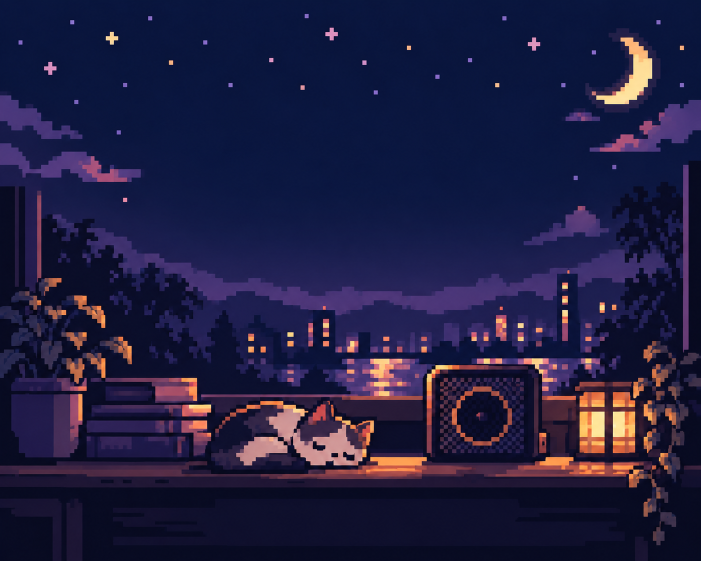
#> input picture resources/idle-night.png, 1402 x 1122 px (shown at 1/2 size)
$ python test-idle-screen.py
#> lines starting #> are read from the running program, lines starting #| are printed output that depends on the picture
### idle_screen.py
"""Three-frame standby scene with live clock and date for the 160x128 display."""
from functools import lru_cache
from PIL import Image, ImageDraw, ImageFont, ImageFilter

MONTHS = ('ЯНВАРЯ', 'ФЕВРАЛЯ', 'МАРТА', 'АПРЕЛЯ', 'МАЯ', 'ИЮНЯ',
          'ИЮЛЯ', 'АВГУСТА', 'СЕНТЯБРЯ', 'ОКТЯБРЯ', 'НОЯБРЯ', 'ДЕКАБРЯ')


@lru_cache(maxsize=1)
def background(path):
    with Image.open(path) as image:
        return image.convert('RGB').resize((160, 128), Image.Resampling.NEAREST)


def frames(resource_root, now):
    base = background(str(resource_root/'resources'/'idle-night.png'))
#> in background, image is the input picture: PIL image 1402x1122 RGB; mean R, G, B 32.4, 29.7, 64.3
#> in background, `return image.convert('RGB').resize((160, 128), Image.Resampling.NEAREST)`:
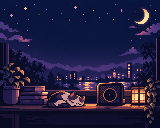
#> returned value: PIL image 160x128 RGB; mean R, G, B 32.3, 29.6, 64.2
    clock_font = ImageFont.truetype('C:/Windows/Fonts/consolab.ttf', 32)
    date_font = ImageFont.truetype('C:/Windows/Fonts/segoeuib.ttf', 10)
    small_font = ImageFont.truetype('C:/Windows/Fonts/segoeuib.ttf', 9)
    result = []
    for index, intensity in enumerate((0, 30, 12)):
        image = base.copy().convert('RGBA')
        light = Image.new('RGBA', image.size)
        glow = ImageDraw.Draw(light)
        glow.ellipse((129, 87, 149, 109), fill=(255, 164, 74, intensity))
        image = Image.alpha_composite(image, light.filter(ImageFilter.GaussianBlur(2)))
        draw = ImageDraw.Draw(image)
        for number, (x, y) in enumerate(((16, 5), (34, 4), (70, 3), (94, 11), (150, 5))):
            brightness = (number+index) % 3
            color = ((99, 80, 145), (157, 119, 184), (239, 173, 169))[brightness]
            draw.point((x, y), fill=color)
            if brightness == 2:
                draw.point((x+1, y), fill=color)
        draw.text((80, 23), now.strftime('%H:%M'), font=clock_font, fill='#fff2d9', anchor='mt')
        draw.text((80, 53), f'{now.day} {MONTHS[now.month-1]}', font=date_font,
                  fill='#d5a6cc', anchor='mt')
        draw.text((80, 115), 'ЖДУ МУЗЫКУ', font=small_font, fill='#f3ae8c', anchor='mt')
        result.append(image.convert('RGB'))
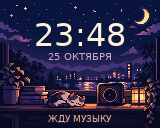
#> image: PIL image 160x128 RGBA; mean R, G, B, A 43.3, 38.8, 70.8, 255
#> after the loop, result = 3 items
    return result, 900

### transmission.py
"""Per-frame payload budget, shared palette and explicit animation frame cap."""
from dataclasses import dataclass, asdict
import io
import json
import math
import struct
from PIL import Image
import now_playing as core
from debug_image import parse_size


COLOR_CHOICES = (8, 16, 32, 64, 128, 256)


@dataclass(frozen=True)
class Settings:
    budget_bytes: int = 24*1024
    colors: int = 256
    max_frames: int = 64

    # [32 lines left out: functions parse, load_settings, save_settings, not called in this run]


class SizeLimitError(ValueError):
    pass


def prepare(frames, speed, settings):
    if not frames or any(frame.size != (160, 128) for frame in frames):
        raise ValueError('Ожидаются кадры 160 × 128.')
    original_count = len(frames)
    limit = min(original_count, settings.max_frames)
    frames = frames[:limit]
    # A shared palette avoids independent per-frame quantization flicker.
    samples = sorted({round(i*(limit-1)/max(1, min(8, limit)-1)) for i in range(min(8, limit))})
    sheet = Image.new('RGB', (160, 128*len(samples)))
    for i, index in enumerate(samples):
        sheet.paste(frames[index].convert('RGB'), (0, i*128))
    palette = sheet.quantize(colors=settings.colors, method=Image.Quantize.MEDIANCUT, dither=Image.Dither.NONE)
    palette_data = palette.getpalette()
    palette.putpalette(palette_data[:settings.colors*3]+palette_data[:3]*(256-settings.colors))
    quantized = [frame.convert('RGB').quantize(palette=palette, dither=Image.Dither.NONE).convert('RGB') for frame in frames]
    count = limit
    indices = list(range(count))
    selected = [quantized[i] for i in indices]
    adjusted_speed = speed if count>1 else 1000
    if count == 1:
        lossless = core.encode_lossless(selected[0])
        if len(lossless) <= settings.budget_bytes:
            return selected, adjusted_speed, lossless, metadata(settings, original_count, count, len(lossless), len(lossless), 'RGB+Zstd', None, adjusted_speed)
    best_size = None
    for quality in (100, 95, 85, 75, 65, 55, 45):
        jpegs = []
        for image in selected:
            out = io.BytesIO()
            image.save(out, 'JPEG', quality=quality, subsampling=0, optimize=True)
            jpegs.append(out.getvalue())
        # Include the standalone clip/frame overhead, matching the Debug units.
        maximum_frame = max(11+len(jpeg) for jpeg in jpegs)
        best_size = maximum_frame if best_size is None else min(best_size, maximum_frame)
        if maximum_frame > settings.budget_bytes:
            continue
        blob = bytes([0x23, count])+struct.pack('>H', adjusted_speed)+bytes([8, 10])
        blob += b''.join(b'\x01'+struct.pack('>I', len(jpeg))+jpeg for jpeg in jpegs)
        decoded = []
        for jpeg in jpegs:
            with Image.open(io.BytesIO(jpeg)) as image:
                decoded.append(image.convert('RGB'))
        assert maximum_frame <= settings.budget_bytes and count <= settings.max_frames
        return decoded, adjusted_speed, blob, metadata(settings, original_count, count, len(blob), maximum_frame, 'JPEG', quality, adjusted_speed)
    raise SizeLimitError(f'Не удалось сжать каждый кадр до {settings.budget_bytes/1024:g} КБ: требуется не менее {best_size/1024:.1f} КБ на кадр. Увеличьте лимит. На устройство ничего не отправлено.')


# [5 lines left out: function metadata, not called in this run]

### now_playing.py
"""Windows system media session -> Divoom MiniToo, USB audio + Bluetooth screen."""
import argparse
import base64
import hashlib
import io
import json
import logging
import math
from datetime import datetime
from zoneinfo import ZoneInfo
from pathlib import Path
import socket
import struct
import subprocess
import sys
import time
from PIL import Image, ImageDraw, ImageFont, ImageFilter, ImageOps, ImageEnhance

ROOT = Path(sys.executable).resolve().parent if getattr(sys, 'frozen', False) else Path(__file__).resolve().parent
RESOURCE_ROOT = Path(getattr(sys, '_MEIPASS', ROOT))
sys.path.insert(0, str(ROOT / '.deps'))
import zstandard
LOG = logging.getLogger('minitoo')
ICON_CACHE = {}


# [147 lines left out: functions app_icon, current_track, wrap, render, not called in this run]


def is_idle(track):
    return not track.get('App') and track.get('Status') == 'Stopped'


def animation(track):
    """Each frame is the next complete two-line page, without motion."""
    if is_idle(track):
        import idle_screen
        return idle_screen.frames(RESOURCE_ROOT, datetime.now(ZoneInfo('Europe/Moscow')))
    font = ImageFont.truetype('C:/Windows/Fonts/segoeuib.ttf', 15)
    lines = wrap(track['Title'] or 'Без названия', font)
    clock = datetime.now(ZoneInfo('Europe/Moscow')).strftime('%H:%M')
    base = render(track, draw_title=False, colon_visible=True, clock_text=clock)
    frames = []
    for start in range(0, min(len(lines), 128), 2):
        image = base.copy()
        draw = ImageDraw.Draw(image)
        for row, line in enumerate(lines[start:start+2]):
            draw.text((7, 87+row*18), line, font=font, fill='#ffffff')
        frames.append(image)
    return frames, 3000


# [15 lines left out: function encode_jpeg_animation, not called in this run]


def packet(opcode, data=b''):
    body = struct.pack('<H', len(data)+3) + bytes([opcode]) + data
    return b'\x01' + body + struct.pack('<H', sum(body) & 0xffff) + b'\x02'


def encode_lossless(image):
    return encode_animation([image], 1000)


def encode_animation(frames, speed_ms):
    if not 1 <= len(frames) <= 255 or not 40 <= speed_ms <= 65535:
        raise ValueError('Invalid animation frame count or timing')
    if any(image.size != (160, 128) for image in frames):
        raise ValueError('MiniToo requires 160x128 frames')
    raw = b''.join(image.convert('RGB').tobytes() for image in frames)
    compressed = zstandard.ZstdCompressor(level=19).compress(raw)
    if len(compressed) > 65535:
        raise ValueError('Compressed RGB image exceeds protocol limit')
    return bytes([0x25, len(frames)]) + struct.pack('>H', speed_ms) + bytes([8, 10, 0, 0]) + struct.pack('>H', len(compressed)) + compressed


class Display:
    # [9 lines left out: function __init__, not called in this run]

    def close(self):
        self.sock.close()

    # [25 lines left out: function receive, not called in this run]

    def send_image(self, image, pace_s=0, batch_size=65536):
        blob = encode_lossless(image)
        return self.send_blob(blob, pace_s, batch_size)

    # [105 lines left out: functions send_blob, main, not called in this run]


# [2 lines that do not run on import are left out]

### test-idle-screen.py
"""Standby animation and transmission limits without Bluetooth uploads."""
from datetime import datetime
from unittest.mock import patch
import idle_screen
import now_playing as core
import transmission

now=datetime(2026,10,25,23,48)
frames,speed=idle_screen.frames(core.RESOURCE_ROOT,now)
#> frames = 3 items; speed = 900
assert len(frames)==3 and speed==900
assert all(frame.size==(160,128) for frame in frames)
assert len({frame.tobytes() for frame in frames})==3
assert len({frame.crop((30,23,130,48)).tobytes() for frame in frames})==1
idle={'App':'','Title':'Нет музыки','Artist':'','Status':'Stopped'}
assert core.is_idle(idle)
assert not core.is_idle(dict(idle,App='player',Status='Paused'))
with patch('idle_screen.frames',return_value=(frames,speed)):
 assert core.animation(idle)==(frames,speed)
for maximum in (1,2,3,8):
 decoded,timing,blob,metadata=transmission.prepare(frames,speed,transmission.Settings(24576,128,maximum))
#> in prepare, `original_count = len(frames)`: original_count = 3
#> in prepare, `limit = min(original_count, settings.max_frames)`: limit = 1
#> in prepare, `frames = frames[:limit]`: frames = 1 item
#> in prepare, `samples = sorted({round(i*(limit-1)/max(1, min(8, limit)-1)) for i in ..`: samples = [0]
#> in prepare, `sheet = Image.new('RGB', (160, 128*len(samples)))`: sheet: PIL image 160x128 RGB; every value is 0
#> the loop in prepare, `for i, index in enumerate(samples):` made 1 pass
#> in prepare, `palette = sheet.quantize(colors=settings.colors, method=Image.Quantize..`:
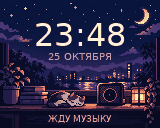
#> palette: PIL image 160x128 P; mean R, G, B 42.9, 38.6, 70.8
#> in prepare, `palette_data = palette.getpalette()`: palette_data = 384 values, max 255 at index 0, min 4 at index 381, mean 48.62
#> in prepare, `quantized = [frame.convert('RGB').quantize(palette=palette, dither=Ima..`: quantized = 1 item
#> in prepare, `count = limit`: count = 1
#> in prepare, `selected = [quantized[i] for i in indices]`: selected = 1 item
#> in prepare, `adjusted_speed = speed if count>1 else 1000`: adjusted_speed = 1000
#> (the run stopped early here; a loop or call above may not have finished)
